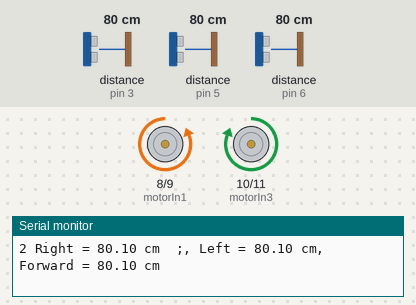
Simulated run of this sketch. Board: Arduino Uno, built with avr-gcc and run on an emulated ATmega328P. Parts: motor-driver pin pairs drawn as motors (green arrow = first pin HIGH = forward, orange = second pin HIGH = backward, longer = more drive), the last lines printed to the serial monitor. Wiring (inferred from the names in the program): 3 × ultrasonic range finder: trigger pin 2, echo pin 3 / trigger pin 4, echo pin 5 / trigger pin 7, echo pin 6. The test bench sets the inputs (shaded band); at power-on: distance to the obstacle (sensors on pin 3, pin 5, pin 6) 80 cm. The echo pulse lasts 58.3 µs per cm.

Above: at 1.2 s.
1.3 s: distance to the obstacle (sensor on pin 3) set to 2 cm
At 1.7 s:
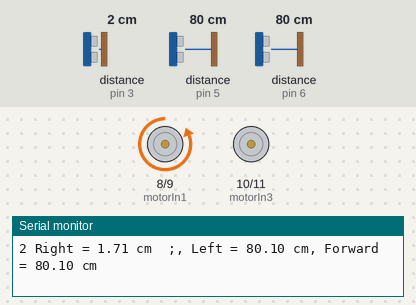
Timing chart, 0 to 34.1 s (numbered marks = the images above; inputs shaded):
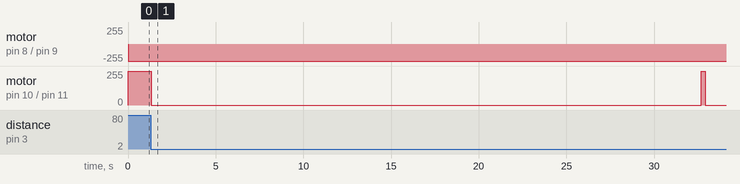

The sketch:

car.ino
```cpp
//for HC-SR04
const int trigRight = 2;  //right
const int echoRight = 3;
const int trigLeft = 4;  //left
const int echoLeft = 5;
const int trigForward = 7;  //forward
const int echoForward = 6;

//for L298N
const int motorIn1 = 8;
const int motorIn2 = 9;
const int motorIn3 = 10;
const int motorIn4 = 11;

const int timeInterval = 200;
int timeCount = 1000;
float durationRight = 0, distanceRight = 0;
float durationLeft = 0, distanceLeft = 0;
float durationForward = 0, distanceForward = 0;
float lastDistanceRight = 0, lastDistanceLeft = 0, lastDistanceForward = 0;
float x;
int checkStock = 0;

void setup() {
  // put your setup code here, to run once:
  Serial.begin(9600);
  pinMode(trigRight, OUTPUT);
  pinMode(echoRight, INPUT);
  pinMode(trigLeft, OUTPUT);
  pinMode(echoLeft, INPUT);
  pinMode(trigForward, OUTPUT);
  pinMode(echoForward, INPUT);
  pinMode(motorIn1, OUTPUT);
  pinMode(motorIn2, OUTPUT);
  pinMode(motorIn3, OUTPUT);
  pinMode(motorIn4, OUTPUT);

}

void loop() {
  // put your main code here, to run repeatedly:
  lastDistanceRight = distanceRight;
  lastDistanceLeft = distanceLeft;
  lastDistanceForward = distanceForward;

  trigAndEcho();
  stockCheck();

  if(distanceRight < 1000 && distanceLeft < 1000){
    SerialMonitor();
    driveDirection();
  }

  timeCount = timeCount + timeInterval;
  delay(timeInterval);
}

void driveDirection(){
  if(distanceRight > distanceLeft) x = distanceRight - distanceLeft;
    else x = distanceLeft - distanceRight;
    if(x < 1.0 ) forward();
    else if( distanceRight > distanceLeft ){
      turnRight();
      delay(x*2*timeInterval);
      forward();
    }
    else if(distanceRight < distanceLeft ){
      turnLeft();
      delay(x*2*timeInterval);
      forward();
    }
}

void stockCheck(){
  float tmp1 = lastDistanceRight - distanceRight;
  float tmp2 = lastDistanceLeft - distanceLeft;
  float tmp3 = lastDistanceForward - distanceForward;
  if((tmp1 >= -0.01 && tmp1 <= 0.01) && (tmp2 >= -0.01 && tmp2 <= 0.01) && (tmp3 >= -0.01 && tmp3 <= 0.01))
    checkStock += timeInterval;
  else checkStock = 0;
  if(checkStock >= 1000){
    backward();
    delay(1000);
  }
}

void trigAndEcho(){
  digitalWrite(trigRight, HIGH);
  delayMicroseconds(1000);
  digitalWrite(trigRight, LOW);
  durationRight = pulseIn(echoRight, HIGH);
  distanceRight = (durationRight/2)/29;

  digitalWrite(trigLeft, HIGH);
  delayMicroseconds(1000);
  digitalWrite(trigLeft, LOW);
  durationLeft = pulseIn(echoLeft, HIGH);
  distanceLeft = (durationLeft/2)/29;

  digitalWrite(trigForward, HIGH);
  delayMicroseconds(1000);
  digitalWrite(trigForward, LOW);
  durationForward = pulseIn(echoForward, HIGH);
  distanceForward = (durationForward/2)/29;

}

void SerialMonitor(){
  Serial.print(timeCount/1000);
  Serial.print(" Right = ");
  Serial.print(distanceRight);
  Serial.print(" cm  ;");

  Serial.print(", Left = ");
  Serial.print(distanceLeft);
  Serial.print(" cm");

  Serial.print(", Forward = ");
  Serial.print(distanceForward);
  Serial.println(" cm");
}

void motorStop(){
  digitalWrite(motorIn1, LOW);
  digitalWrite(motorIn2, LOW);
  digitalWrite(motorIn3, LOW);
  digitalWrite(motorIn4, LOW);
}

void forward(){
  digitalWrite(motorIn1, LOW);
  digitalWrite(motorIn2, HIGH);
  digitalWrite(motorIn3, HIGH);
  digitalWrite(motorIn4, LOW);
}

void backward(){
  digitalWrite(motorIn1, HIGH);
  digitalWrite(motorIn2, LOW);
  digitalWrite(motorIn3, LOW);
  digitalWrite(motorIn4, HIGH);
}

void turnLeft(){
  digitalWrite(motorIn1, LOW);
  digitalWrite(motorIn2, HIGH);
  digitalWrite(motorIn3, LOW);
  digitalWrite(motorIn4, LOW);
}

void turnRight(){
  digitalWrite(motorIn1, LOW);
  digitalWrite(motorIn2, LOW);
  digitalWrite(motorIn3, HIGH);
  digitalWrite(motorIn4, LOW);
}

void turnAround(){
  digitalWrite(motorIn1, HIGH);
  digitalWrite(motorIn2, LOW);
  digitalWrite(motorIn3, HIGH);
  digitalWrite(motorIn4, LOW);
}
```

Measured:
- after the input at 1.3 s, motor on pin 8 (motorIn1) / pin 9 (motorIn2): stops changing and stays backward 255/255
